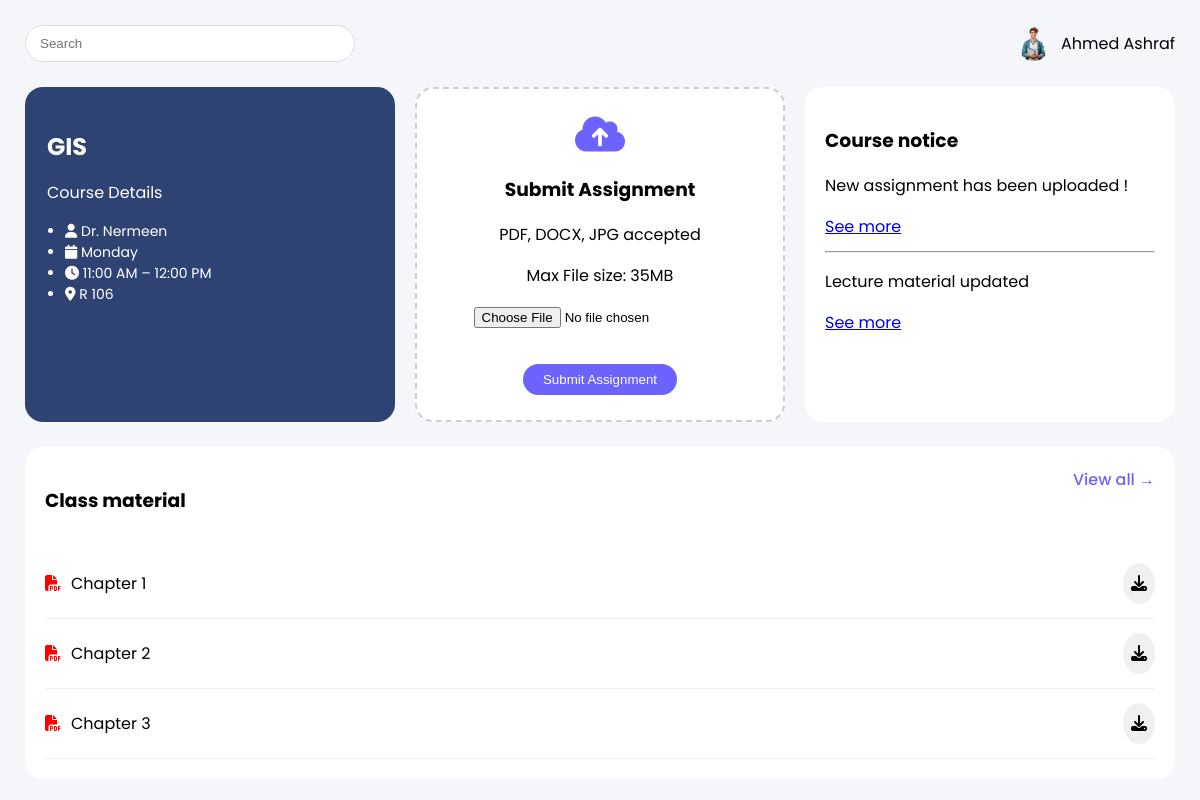
/course/GIS (signed in), run on the app's committed database.
### tables this page shows
CREATE TABLE courses (
        id INTEGER PRIMARY KEY AUTOINCREMENT,
        name TEXT NOT NULL
    );

CREATE TABLE lectures (
        id INTEGER PRIMARY KEY AUTOINCREMENT,
        title TEXT,
        filename TEXT,
        course_id INTEGER,
        FOREIGN KEY(course_id) REFERENCES courses(id)
    );

### app.py (the view)
@app.route("/course/<course_name>")
def course_details(course_name):
    conn = get_db()
    course = conn.execute(
        "SELECT * FROM courses WHERE LOWER(name)=LOWER(?)", (course_name,)
    ).fetchone()
    if course is None:
        conn.close()
        return "❌ Course Not Found"
    lectures = conn.execute(
        "SELECT * FROM lectures WHERE course_id=?", (course["id"],)
    ).fetchall()
    conn.close()
    if course_name.lower() == "gis":
        instructor = "Dr. Nermeen"
        day = "Monday"
        time = "11:00 AM – 12:00 PM"
        room = "R 106"
    elif course_name.lower() == "dss":
        instructor = "Dr. Lamia"
        day = "Monday"
        time = "12:00 PM – 2:00 PM"
        room = "R 106"
    else:
        instructor = "Unknown"
        day = "-"
        time = "-"
        room = "-"
    return render_template("course_details.html",
        course=course, lectures=lectures,
        instructor=instructor, day=day, time=time, room=room)

### app.py (called while the page is built)
def get_db():
    conn = sqlite3.connect("lms.db")
    conn.row_factory = sqlite3.Row
    return conn

### templates/course_details.html (shortened to what this page needs)
<!DOCTYPE html>
<html lang="en">
<head>
<link rel="stylesheet"
href="https://cdnjs.cloudflare.com/ajax/libs/font-awesome/6.5.0/css/all.min.css">
<link rel="stylesheet"
href="{{ url_for('static', filename='course_details.css') }}">
</head>
<body>
<div class="container">
<div class="topbar">
<input type="text"
placeholder="Search">
<div class="profile">
<img src="{{ url_for('static', filename='student.png') }}">
<span>{{ session.name }}</span>
</div>
</div>
<div class="course-top">
<div class="course-card">
<h2>
{{ course.name }}
</h2>
<p>Course Details</p>
<ul class="course-info">
<li>
<i class="fa-solid fa-user"></i>
{{ instructor }}
</li>
<li>
<i class="fa-solid fa-calendar"></i>
{{ day }}
</li>
<li>
<i class="fa-solid fa-clock"></i>
{{ time }}
</li>
<li>
<i class="fa-solid fa-location-dot"></i>
{{ room }}
</li>
</ul>
</div>
<div class="upload-box">
<form method="POST"
      action="/submit_assignment/{{ course.name }}"
      enctype="multipart/form-data">
<i class="fa fa-cloud-upload upload-icon"></i>
<h3>
Submit Assignment
</h3>
<p>
PDF, DOCX, JPG accepted
</p>
<p class="small">
Max File size: 35MB
</p>
<input type="file"
    name="file"
    required>
<br><br>
<button type="submit"
     class="browse-btn">
Submit Assignment
</button>
</form>
</div>
<div class="notice-box">
<h3>
Course notice
</h3>
<p>
New assignment has been uploaded !
</p>
<a href="#">
See more
</a>
<hr>
<p>
Lecture material updated
</p>
<a href="#">
See more
</a>
</div>
</div>
<div class="materials-card">
<div class="materials-header">
<h3>
Class material
</h3>
<a id="viewAllBtn"
class="view-all">
View all → </a>
</div>
<div class="materials"
id="materialsList">
{% for lec in lectures %}
<div class="material-item"
>
<div class="left">
<i class="fa fa-file-pdf pdf-icon"></i>
<span>
{{ lec.title }}
</span>
</div>
<a href="{{ url_for('download_file',
filename=lec.filename) }}"
class="download-btn">
<i class="fa fa-download"></i>
</a>
</div>
{% endfor %}
</div>
</div>
</div>
</body>
</html>

### static/course_details.css (style rules this page uses)
body { font-family: 'Poppins', sans-serif; background:#f5f6fa; margin:0; }
.container { padding:25px; }
.topbar { display:flex; justify-content:space-between; margin-bottom:25px; }
.topbar input { width:300px; padding:10px 14px; border-radius:20px; border:1px solid #ddd; }
.profile { display:flex; align-items:center; gap:10px; }
.profile img { width:35px; border-radius:50%; }
.course-top { display:grid; grid-template-columns:1fr 1fr 1fr; gap:20px; margin-bottom:25px; }
.course-card { background:#2f4373; color:white; padding:22px; border-radius:18px; }
.course-card h2 { margin-bottom:8px; }
.course-card ul { padding-left:18px; font-size:14px; }
.upload-box { border:2px dashed #cfcfcf; border-radius:18px; padding:25px; text-align:center; background:white; }
.upload-box i { font-size:40px; color:#6c63ff; }
.upload-box button { margin-top:10px; padding:8px 20px; background:#6c63ff; color:white; border:none; border-radius:20px; cursor:pointer; }
.notice-box { background:white; padding:20px; border-radius:18px; }
.notice-box hr { margin:12px 0; }
.materials-card { background:white; padding:20px; border-radius:18px; }
.materials-header { display:flex; justify-content:space-between; margin-bottom:15px; }
.materials-header a { color:#6c63ff; cursor:pointer; font-weight:500; }
.material-item { display:flex; justify-content:space-between; align-items:center; padding:14px 0; border-bottom:1px solid #eee; }
.left { display:flex; align-items:center; gap:10px; }
.pdf-icon { color:red; }
.download-btn { background:#f0f0f0; padding:8px; border-radius:50%; color:black; }

### data on the page
courses: name "GIS"
lectures: title "Chapter 1"
lectures: title "Chapter 2"
lectures: title "Chapter 3"

### other printed values
{{ session.name }} "Ahmed Ashraf"
{{ instructor }} "Dr. Nermeen"
{{ day }} "Monday"
{{ time }} "11:00 AM – 12:00 PM"
{{ room }} "R 106"
